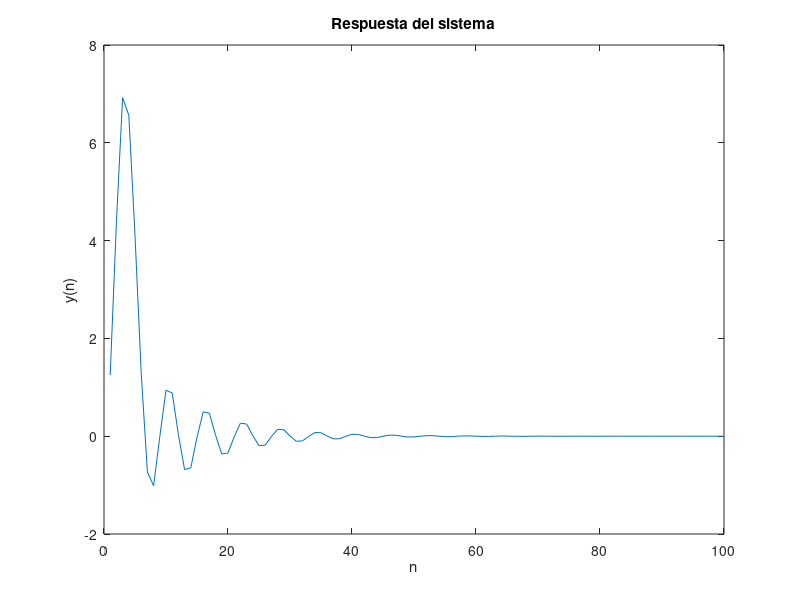

Write MATLAB code to recreate this figure.
clear; close all; clc

%Para 0 <= n <= 99
%Sistema 1
T1 = [1, 1/2, 1/4, 1/8, 1/16, 1/32];

%Sistema 2
T2 = [1, 1, 1, 1, 1];

%Sistema 1 en sistema 2
T1T2 = conv(T1, T2);

%Sistema 3
x = [1, zeros(1, 99)];
xn_1 = [0, x];
xn_1 = xn_1(1:100);

xn_2 = [0, 0, x];
xn_2 = xn_2(1:100);
y3 = x/4 + xn_1/2 + xn_2/4; 

%Suma sistema 1 en sistema 2 con el sistema 3
v = conv(x, T1T2);
v = v(1:100) + y3;

%Sistema 4
y = zeros(1,100);
for i = 1:100
    if i - 1 < 1
        yn_1 = 0;
        vn_1 = 0;
    else
        yn_1 = y(i - 1);
        vn_1 = v(i - 1);
    end
    
    if i - 2 < 1
        yn_2 = 0;
    else
        yn_2 = y(i - 2);
    end
    
    y(i) = 0.9*yn_1 - 0.81*yn_2 + v(i) + vn_1;
     
end

%Gráfica
figure
plot(y)
xlabel('n')
ylabel('y(n)')
title('Respuesta del sistema')